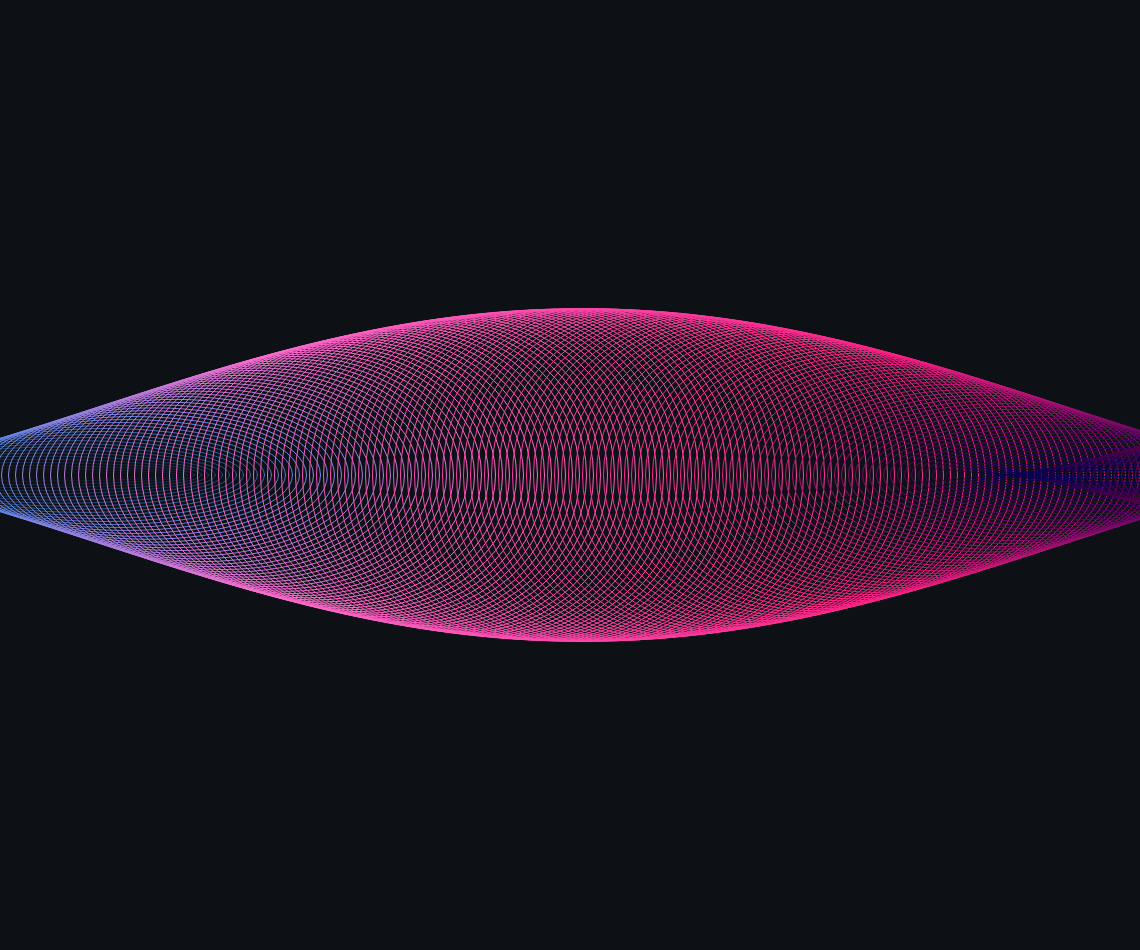
Frame 1 (no input)
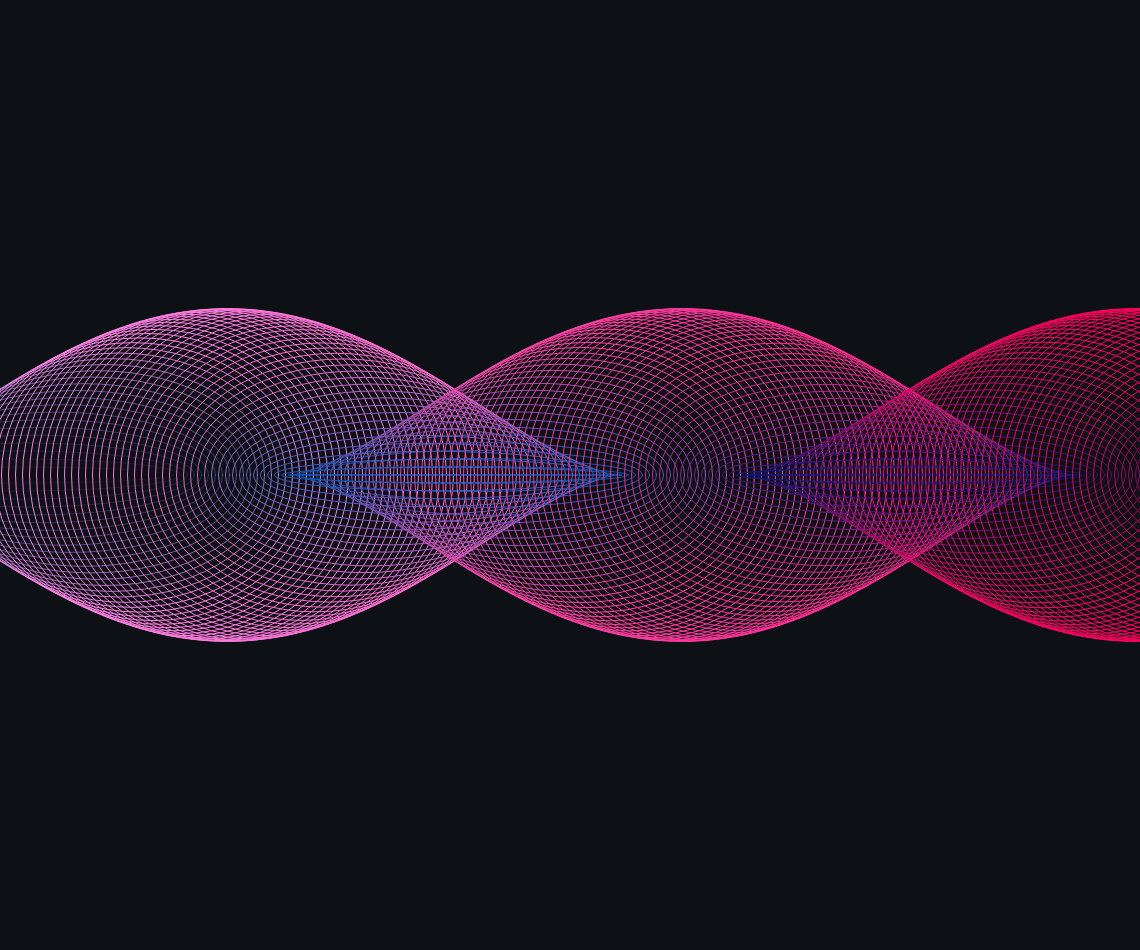
Frame 60 (no input)
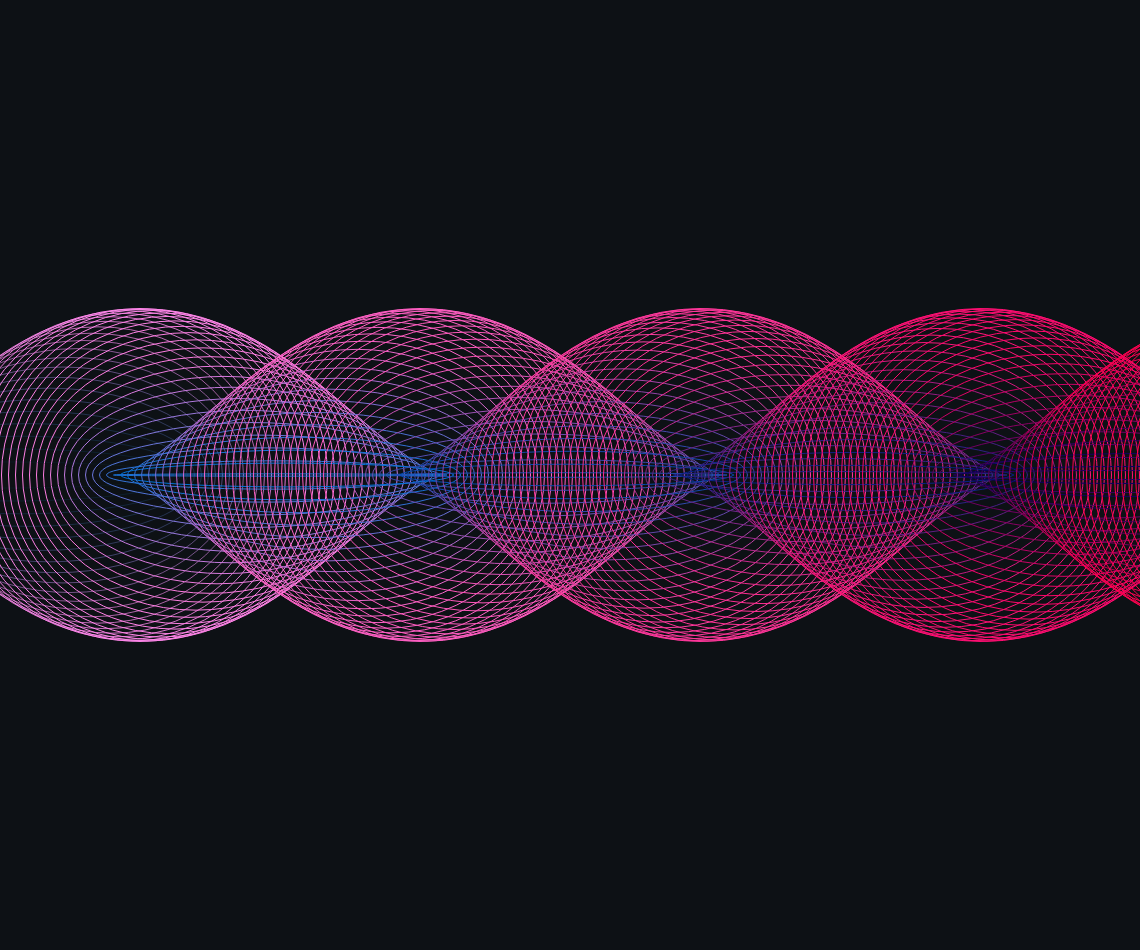
Frame 120 (the mouse pressed at the canvas centre since frame 60)

The p5.js sketch that drew these frames (run headless with seeded random() and noise() and a simulated clock; from frame 60 on, the mouse is pressed at the canvas centre):

// p5.js sketch
// ── sketch.js
let inc = 0.0,
  sig = 0.0,
  amp = 333.0,
  samples = 333,
  x1;

function setup() {
  createCanvas(windowWidth * 0.95, windowHeight * 0.95);
  ellipseMode(CENTER);
  inc = TWO_PI / samples;
  noFill();
}

function draw() {
  background(13, 17, 21);
  translate(0, height * 0.5);
  for (let i = 0; i < samples; i++) {
    stroke(sig, 155 - i, 255 - i, i * 13);
    x1 = i * 7;
    sig = amp * abs(sin(i * inc));
    ellipse(x1, 0, 333, sig);
  }
  inc += 0.0005;
}
